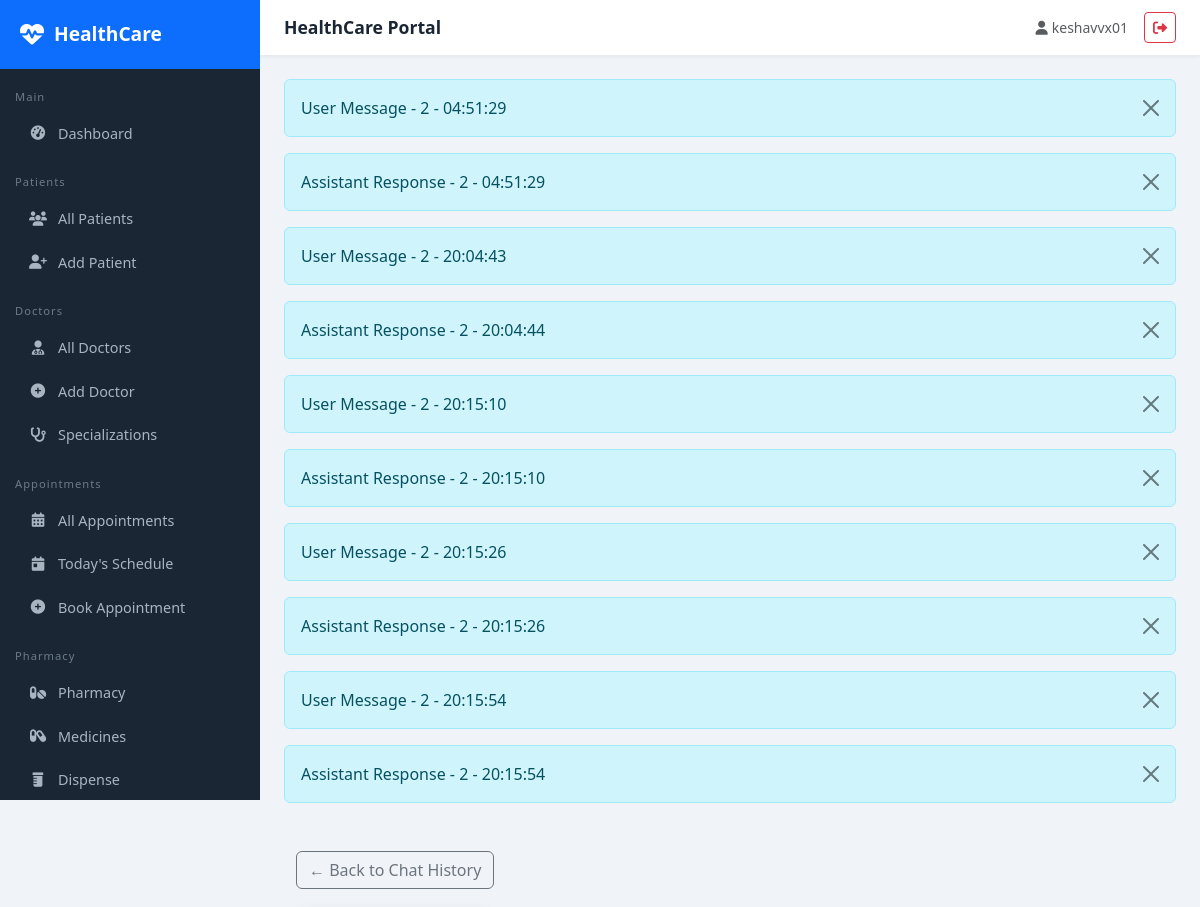
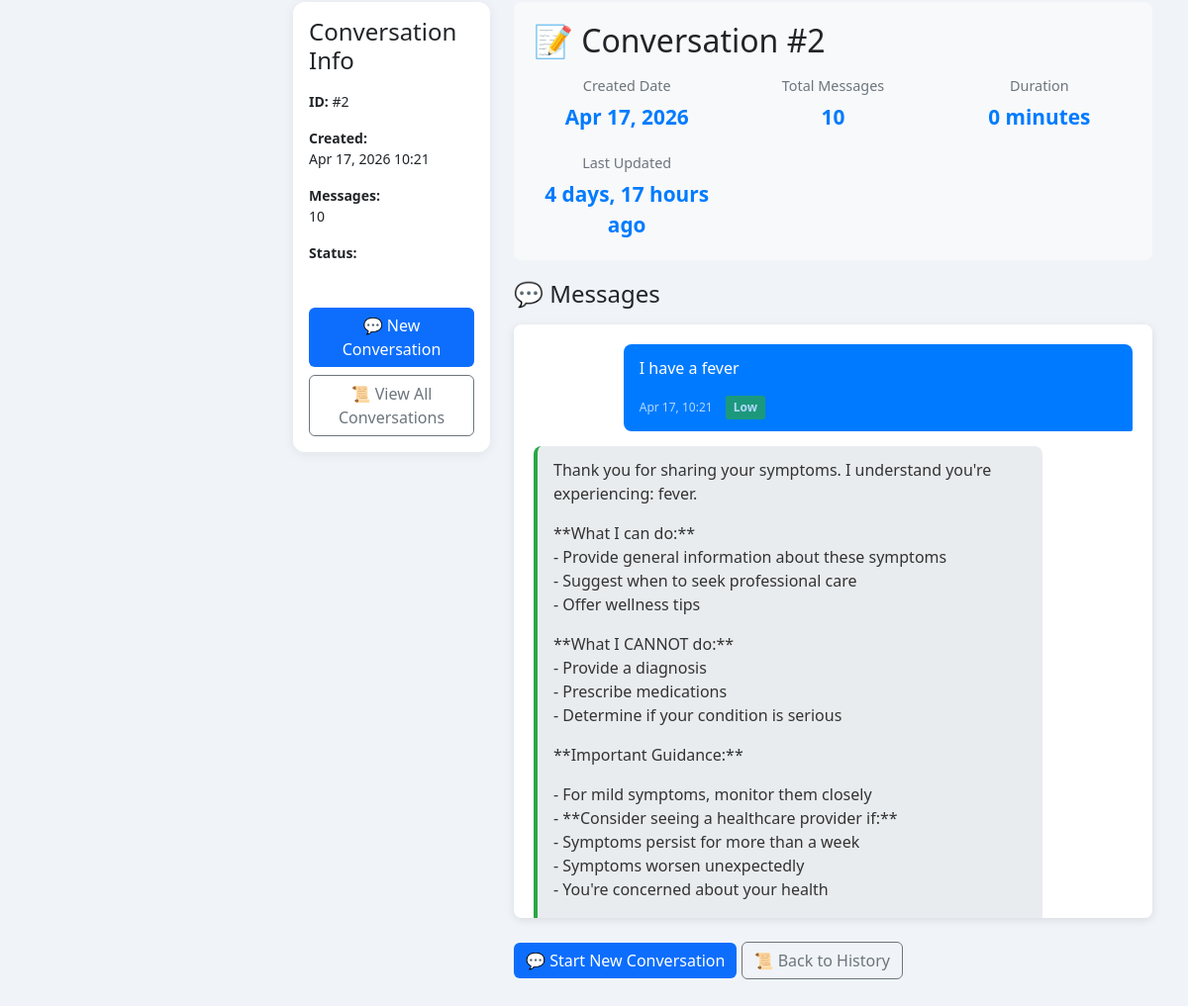
Screenshot of /chatbot/conversation/2/ (signed in) with the database file from the repository (2 pictures, top to bottom).
### chatbot/models.py (models this page shows, shortened)
class ChatMessage(models.Model):
    MESSAGE_TYPES = [
        ('user', 'User Message'),
        ('assistant', 'Assistant Response'),
        ('system', 'System Message'),
    ]
    conversation = models.ForeignKey(ChatbotConversation, on_delete=models.CASCADE, related_name='messages')
    message_type = models.CharField(max_length=20, choices=MESSAGE_TYPES, default='user')
    content = models.TextField()
    timestamp = models.DateTimeField(auto_now_add=True)
    symptom_mentioned = models.CharField(max_length=200, blank=True, null=True)
    urgency_level = models.CharField(
        max_length=20,
        choices=[
            ('low', 'Low'),
            ('medium', 'Medium'),
            ('high', 'High'),
            ('emergency', 'Emergency'),
        ],
        default='low',
        null=True,
        blank=True
    )
    def __str__(self):
        return f"{self.get_message_type_display()} - {self.conversation.id} - {self.timestamp.strftime('%H:%M:%S')}"
    class Meta:
        ordering = ['timestamp']

class ChatbotConversation(models.Model):
    user = models.ForeignKey(User, on_delete=models.CASCADE, null=True, blank=True)
    session_id = models.CharField(max_length=100, unique=True, db_index=True)
    created_at = models.DateTimeField(auto_now_add=True)
    updated_at = models.DateTimeField(auto_now=True)
    is_active = models.BooleanField(default=True)
    class Meta:
        ordering = ['-created_at']

### chatbot/views.py (the view)
# urls.py: path('conversation/<int:conversation_id>/', views.conversation_detail, name='conversation_detail'),
def conversation_detail(request, conversation_id):
    conversation = get_object_or_404(ChatbotConversation, id=conversation_id)
    if conversation.user != request.user and not request.user.is_staff:
        return redirect('chatbot:chatbot_home')
    messages = conversation.messages.all()
    context = {
        'conversation': conversation,
        'messages': messages,
    }
    return render(request, 'chatbot/conversation_detail.html', context)

### templates/chatbot/conversation_detail.html (shortened to what this page needs)
{% extends 'base/base.html' %}
{% load static %}
{% block content %}
<div class="container my-5">
    <div class="back-button">
        <a href="{% url 'chatbot:chat_history' %}" class="btn btn-outline-secondary">
            ← Back to Chat History
        </a>
    </div>
    <div class="row">
        <div class="col-md-3 mb-4">
            <div class="card sticky-top">
                <div class="card-body">
                    <h4 class="card-title">Conversation Info</h4>
                    <div class="mt-3">
                        <p class="small">
                            <strong>ID:</strong> #{{ conversation.id }}
                        </p>
                        <p class="small">
                            <strong>Created:</strong><br>
                            {{ conversation.created_at|date:"M d, Y H:i" }}
                        </p>
                        <p class="small">
                            <strong>Messages:</strong><br>
                            {{ messages.count }}
                        </p>
                        <p class="small">
                            <strong>Status:</strong><br>
                            <span class="badge badge-{% if conversation.is_active %}success{% else %}secondary{% endif %}">
                            </span>
                        </p>
                    </div>
                    <div class="mt-4">
                        <a href="{% url 'chatbot:chatbot_home' %}" class="btn btn-primary btn-block mb-2">
                            💬 New Conversation
                        </a>
                        <a href="{% url 'chatbot:chat_history' %}" class="btn btn-outline-secondary btn-block">
                            📜 View All Conversations
                        </a>
                    </div>
                </div>
            </div>
        </div>
        <div class="col-md-9">
            <div class="conversation-header">
                <h2 class="mb-3">📝 Conversation #{{ conversation.id }}</h2>
                <div class="conversation-meta">
                    <div class="meta-item">
                        <div class="meta-label">Created Date</div>
                        <div class="meta-value">{{ conversation.created_at|date:"M d, Y" }}</div>
                    </div>
                    <div class="meta-item">
                        <div class="meta-label">Total Messages</div>
                        <div class="meta-value">{{ messages.count }}</div>
                    </div>
                    <div class="meta-item">
                        <div class="meta-label">Duration</div>
                        <div class="meta-value">{{ conversation.updated_at|timesince:conversation.created_at }}</div>
                    </div>
                    <div class="meta-item">
                        <div class="meta-label">Last Updated</div>
                        <div class="meta-value">{{ conversation.updated_at|timesince }} ago</div>
                    </div>
                </div>
            </div>
            {% if messages %}
                <h4 class="mb-3">💬 Messages</h4>
                <div class="messages-container">
                    {% for message in messages %}
                        <div class="message {% if message.message_type == 'user' %}user{% elif message.urgency_level == 'emergency' %}emergency{% else %}assistant{% endif %}"
                             data-message-id="{{ message.id }}"
                             data-urgency="{{ message.urgency_level }}">
                            <div class="message-content">
                                {{ message.content|linebreaks }}
                            </div>
                            <div class="message-timestamp">
                                {{ message.timestamp|date:"M d, H:i" }}
                                {% if message.urgency_level %}
                                    <span class="urgency-badge urgency-{{ message.urgency_level }}">
                                        {{ message.get_urgency_level_display }}
                                    </span>
                                {% endif %}
                            </div>
                        </div>
                    {% endfor %}
                </div>
            {% else %}
                <div class="alert alert-info">
                    <strong>No messages in this conversation.</strong>
                </div>
            {% endif %}
            <div class="mt-4">
                <a href="{% url 'chatbot:chatbot_home' %}" class="btn btn-primary">
                    💬 Start New Conversation
                </a>
                <a href="{% url 'chatbot:chat_history' %}" class="btn btn-outline-secondary">
                    📜 Back to History
                </a>
            </div>
        </div>
    </div>
</div>
{% endblock %}

### templates/base/base.html (shortened to what this page needs)
<!DOCTYPE html>
<html lang="en">
<head>
 <link href="https://cdn.jsdelivr.net/npm/bootstrap@5.3.0/dist/css/bootstrap.min.css"
rel="stylesheet">
 <link href="https://cdnjs.cloudflare.com/ajax/libs/font-awesome/6.4.0/css/all.min.css"
rel="stylesheet">
</head>
<body>
{% if user.is_authenticated %}
<div class="sidebar">
 <div class="sidebar-brand">
 <i class="fas fa-heartbeat"></i>
 <span>HealthCare</span>
 </div>
 <nav class="mt-2">
 <div class="nav-section">Main</div>
 <a href="{% url 'dashboard' %}" class="nav-link {% if
request.resolver_match.url_name == 'dashboard' %}active{% endif %}">
 <i class="fas fa-tachometer-alt"></i> Dashboard
 </a>
 <div class="nav-section">Patients</div>
 <a href="{% url 'patient_list' %}"
class="nav-link {% if request.resolver_match.url_name and 'patient' in request.resolver_match.url_name %}active{% endif %}">
 <i class="fas fa-users"></i> All Patients
 </a>
 <a href="{% url 'patient_create' %}" class="nav-link">
 <i class="fas fa-user-plus"></i> Add Patient
 </a>
 <div class="nav-section">Doctors</div>
<a href="{% url 'doctor_list' %}"
class="nav-link {% if request.resolver_match.url_name and 'doctor' in request.resolver_match.url_name %}active{% endif %}">
 <i class="fas fa-user-md"></i> All Doctors
 </a>
 <a href="{% url 'doctor_create' %}" class="nav-link">
 <i class="fas fa-plus-circle"></i> Add Doctor
 </a>
 <a href="{% url 'specialization_list' %}" class="nav-link">
 <i class="fas fa-stethoscope"></i> Specializations
 </a>
 <div class="nav-section">Appointments</div>
 <a href="{% url 'appointment_list' %}" class="nav-link {% if request.resolver_match.url_name and 'appointment' in request.resolver_match.url_name %}active{% endif %}">
 <i class="fas fa-calendar-alt"></i> All Appointments
 </a>
 <a href="{% url 'today_appointments' %}" class="nav-link">
 <i class="fas fa-calendar-day"></i> Today's Schedule
 </a>
 <a href="{% url 'appointment_create' %}" class="nav-link">
 <i class="fas fa-plus-circle"></i> Book Appointment
 </a>
 <div class="nav-section">Pharmacy</div>
 <a href="{% url 'pharmacy_dashboard' %}" class="nav-link">
 <i class="fas fa-pills"></i> Pharmacy
 </a>
 <a href="{% url 'medicine_list' %}" class="nav-link">
 <i class="fas fa-capsules"></i> Medicines
 </a>
 <a href="{% url 'dispense_medicine' %}" class="nav-link">
 <i class="fas fa-prescription-bottle"></i> Dispense
 </a>
 </nav>
</div>
<div class="main-content">
 <div class="topbar">
 <span class="topbar-title">{% block page_title %}HealthCare Portal{% endblock %}</span>
 <div class="d-flex align-items-center gap-3">
 <span class="text-muted small"><i class="fas fa-user me-1"></i>{{ user.get_full_name|default:user.username }}</span>
 <a href="{% url 'logout' %}" class="btn btn-sm btn-outline-danger"><i class="fas fa-sign-out-alt"></i></a>
 </div>
 </div>
 <div class="page-content">
 {% if messages %}
    {% for message in messages %}
        <div class="alert alert-{% if message.tags %}{{ message.tags }}{% else %}info{% endif %} alert-dismissible fade show" role="alert">
            {{ message }}
            <button type="button" class="btn-close" data-bs-dismiss="alert"></button>
        </div>
    {% endfor %}
{% endif %}
{% block content %}{% endblock %}
</body>
</html>

### templates/base/base.html (style rules this page uses)
:root { --primary: #0d6efd; --sidebar-bg: #1a2634; --sidebar-width: 260px; }
body { background: #f0f4f8; font-family: 'Segoe UI', sans-serif; }
.sidebar { position: fixed; top: 0; left: 0; height: 100vh; width: var(--sidebar-width); background: var(--sidebar-bg); z-index: 1000; overflow-y: auto; transition: all 0.3s; }
.sidebar-brand { padding: 20px; background: #0d6efd; color: white; font-size: 1.2rem; font-weight: 700; display: flex; align-items: center; gap: 10px; }
.sidebar-brand i { font-size: 1.5rem; }
.nav-section { padding: 10px 15px 5px; font-size: 0.7rem; color: #6c7a8a; texttransform: uppercase; letter-spacing: 1px; margin-top: 10px; }
.sidebar .nav-link { color: #a8b5c0; padding: 10px 20px; border-radius: 8px; margin: 2px 8px; display: flex; align-items: center; gap: 10px; font-size: 0.9rem; transition: all 0.2s; }
.sidebar .nav-link i { width: 20px; text-align: center; }
.main-content { margin-left: var(--sidebar-width); min-height: 100vh; }
.topbar { background: #fff; padding: 12px 24px; box-shadow: 0 1px 4px rgba(0,0,0,0.08); display: flex; justify-content: space-between; align-items: center; position: sticky; top: 0; z-index: 999; }
.topbar-title { font-weight: 600; color: #1a2634; font-size: 1.1rem; }
.page-content { padding: 24px; }
.card { border: none; border-radius: 12px; box-shadow: 0 2px 12px rgba(0,0,0,0.07); }
.btn-primary { background: #0d6efd; border: none; }

### templates/chatbot/conversation_detail.html (style rules this page uses)
.message { padding: 12px 16px; border-radius: 8px; margin-bottom: 15px; word-wrap: break-word; }
.message.user { background: #007bff; color: white; margin-left: 15%; border-bottom-right-radius: 2px; }
.message.assistant { background: #e9ecef; color: #333; margin-right: 15%; border-left: 4px solid #28a745; border-bottom-left-radius: 2px; }
.message-timestamp { font-size: 0.75rem; opacity: 0.7; margin-top: 5px; }
.message-content { line-height: 1.5; }
.urgency-badge { display: inline-block; padding: 3px 8px; border-radius: 3px; font-size: 0.75rem; font-weight: bold; margin-left: 10px; }
.urgency-low { background: #28a745; color: white; }
.conversation-header { background: #f8f9fa; padding: 20px; border-radius: 8px; margin-bottom: 20px; }
.conversation-meta { display: grid; grid-template-columns: repeat(auto-fit, minmax(150px, 1fr)); gap: 20px; }
.meta-item { text-align: center; }
.meta-label { font-size: 0.9rem; color: #6c757d; margin-bottom: 5px; }
.meta-value { font-size: 1.3rem; font-weight: bold; color: #007bff; }
.messages-container { background: white; padding: 20px; border-radius: 8px; box-shadow: 0 2px 8px rgba(0,0,0,0.1); margin-bottom: 20px; max-height: 600px; overflow-y: auto; }
.back-button { margin-bottom: 20px; }

### rows the page displays
ChatMessage: message_type+conversation+timestamp "User Message - 2 - 04:51:29", content "I have a fever", timestamp "Apr 17, 10:21", urgency_level "Low"
ChatMessage: message_type+conversation+timestamp "Assistant Response - 2 - 04:51:29", content "Thank you for sharing your symptoms. I understand you're experiencing: fever. **What I can do:** - Provide general information about these symptoms - Suggest when to seek professional care - Offer wellness tips **What I CANNOT do:** - Provide a diagnosis - Prescribe medications - Determine if your condition is serious **Important Guidance:** - For mild symptoms, monitor them closely - **Consider seeing a healthcare provider if:** - Symptoms persist for more than a week - Symptoms worsen unexpectedly - You're concerned about your health"
ChatMessage: message_type+conversation+timestamp "User Message - 2 - 20:04:43"
ChatMessage: message_type+conversation+timestamp "Assistant Response - 2 - 20:04:44"
ChatMessage: message_type+conversation+timestamp "User Message - 2 - 20:15:10"
ChatMessage: message_type+conversation+timestamp "Assistant Response - 2 - 20:15:10"
ChatMessage: message_type+conversation+timestamp "User Message - 2 - 20:15:26"
ChatMessage: message_type+conversation+timestamp "Assistant Response - 2 - 20:15:26"
ChatMessage: message_type+conversation+timestamp "User Message - 2 - 20:15:54"
ChatMessage: message_type+conversation+timestamp "Assistant Response - 2 - 20:15:54"
ChatbotConversation: id "2", created_at "Apr 17, 2026 10:21", created_at "Apr 17, 2026", updated_at "0 minutes", updated_at "4 days, 17 hours"

### other values shown
{{ user.get_full_name|default:user.username }} "keshavvx01"
{{ messages.count }} "10"
